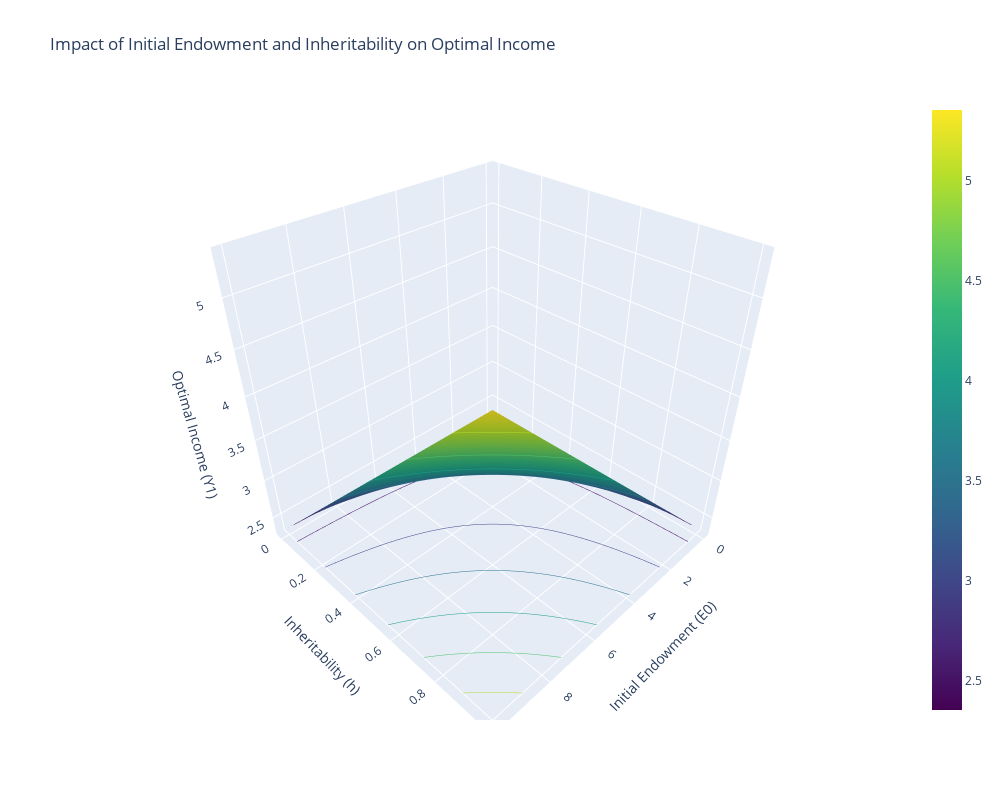

Write notebook code for a chart like this one.
### Markdown cell above
Make detailed vizualizations of how your model changes with parameter values. 

Try to make an extension of the model.

### Code cell
# Initialize the model
model = BeckerTomesModelDebugged()

# Define ranges for Initial Endowment (E0) and Inheritability (h)
E0_values = np.linspace(0, 10, 50)  # Range of initial endowments
h_values = np.linspace(0, 1, 50)    # Range of inheritability values

# Prepare storage for computed Optimal Income (Y1)
Y1_values = np.zeros((len(h_values), len(E0_values)))

# Compute Y1 over grid of E0 and h
for j, E0 in enumerate(E0_values):
    for i, h in enumerate(h_values):
        model.par.h = h
        model.par.E0 = E0
        model.solve_continuous()
        if hasattr(model.sol, 'optimal_X'):
            E1 = model.endowment_production(E0)
            H1 = model.human_capital_production(model.sol.optimal_X, model.par.S0, E1)
            Y1 = model.calc_income(H1, model.par.I1)
            Y1_values[i, j] = Y1
        else:
            Y1_values[i, j] = np.nan  # Use NaN for cases where solution is not found

# Generate meshgrid for plotting
E0_mesh, h_mesh = np.meshgrid(E0_values, h_values)

# Create the 3D plot
fig = go.Figure(data=[go.Surface(
    x=E0_mesh, y=h_mesh, z=Y1_values,
    contours={
        'z': {
            'show': True,
            'usecolormap': True,
            'highlightcolor': "limegreen",
            'project_z': True
        }
    }
)])

# Update traces for aesthetics and hover information
fig.update_traces(
    colorscale="Viridis",
    hovertemplate="Initial Endowment (E0): %{x}<br>Inheritability (h): %{y}<br>Optimal Income (Y1): %{z}<extra></extra>"
)

# Configure the layout of the plot
fig.update_layout(
    scene=dict(
        xaxis=dict(title='Initial Endowment (E0)', showgrid=True),
        yaxis=dict(title='Inheritability (h)', showgrid=True),
        zaxis=dict(title='Optimal Income (Y1)', showgrid=True)
    ),
    title="Impact of Initial Endowment and Inheritability on Optimal Income",
    width=1000,
    height=800
)

fig.show()

### Figure 1 — Plotly figure (JSON) as saved in the notebook; plotly's stock layout.template omitted (floating-point values rounded to 4 significant figures; data arrays with more than 128 entries replaced by an {"elided": "..."} marker saying what was removed)
{"data": [{"colorscale": [[0, "#440154"], [0.1111, "#482878"], [0.2222, "#3e4989"], [0.3333, "#31688e"], [0.4444, "#26828e"], [0.5556, "#1f9e89"], [0.6667, "#35b779"], [0.7778, "#6ece58"], [0.8889, "#b5de2b"], [1, "#fde725"]], "contours": {"z": {"highlightcolor": "limegreen", "project": {"z": true}, "show": true, "usecolormap": true}}, "hovertemplate": "Initial Endowment (E0): %{x}<br>Inheritability (h): %{y}<br>Optimal Income (Y1): %{z}<extra></extra>", "type": "surface", "x": {"elided": "50x50 float values"}, "y": {"elided": "50x50 float values"}, "z": {"elided": "50x50 float values"}}], "layout": {"height": 800, "scene": {"xaxis": {"showgrid": true, "title": {"text": "Initial Endowment (E0)"}}, "yaxis": {"showgrid": true, "title": {"text": "Inheritability (h)"}}, "zaxis": {"showgrid": true, "title": {"text": "Optimal Income (Y1)"}}}, "title": {"text": "Impact of Initial Endowment and Inheritability on Optimal Income"}, "width": 1000}}
